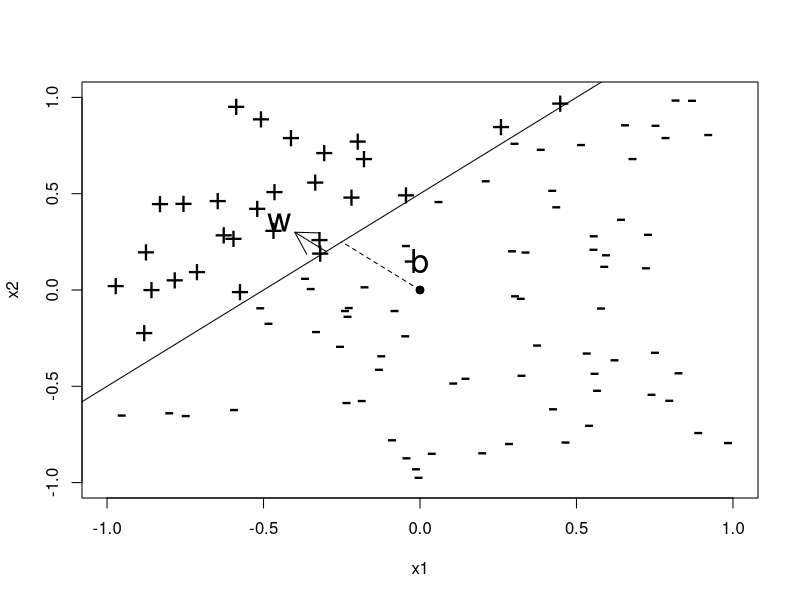
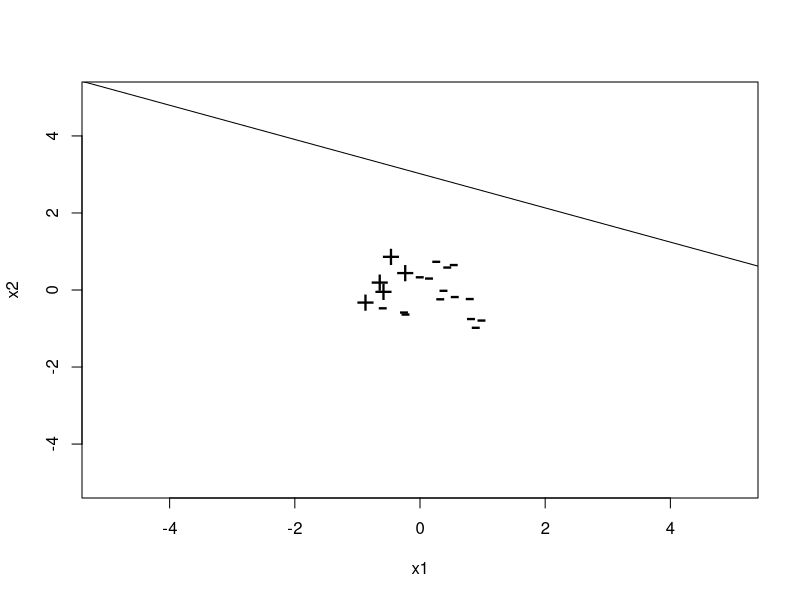
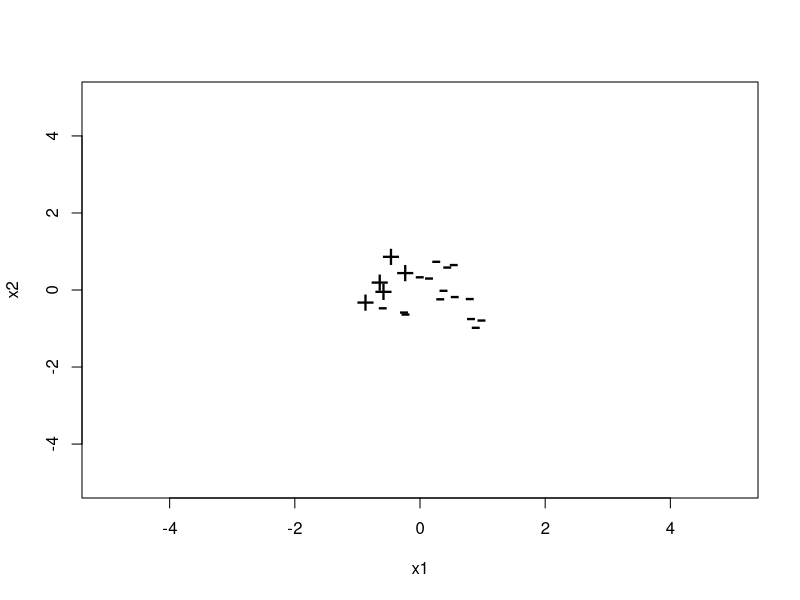
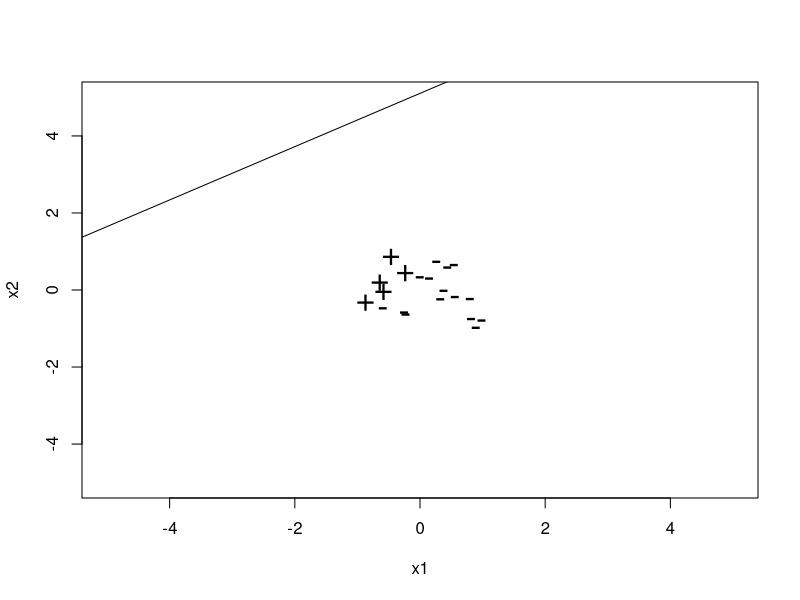
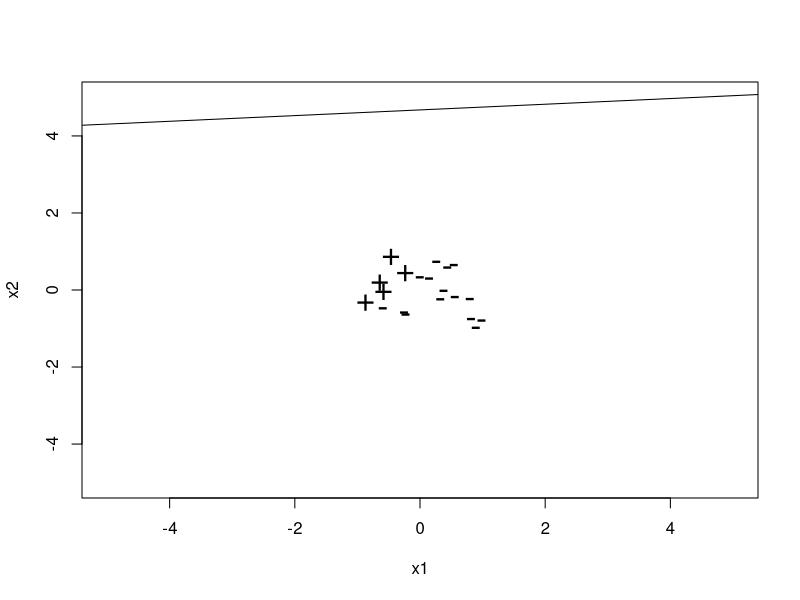
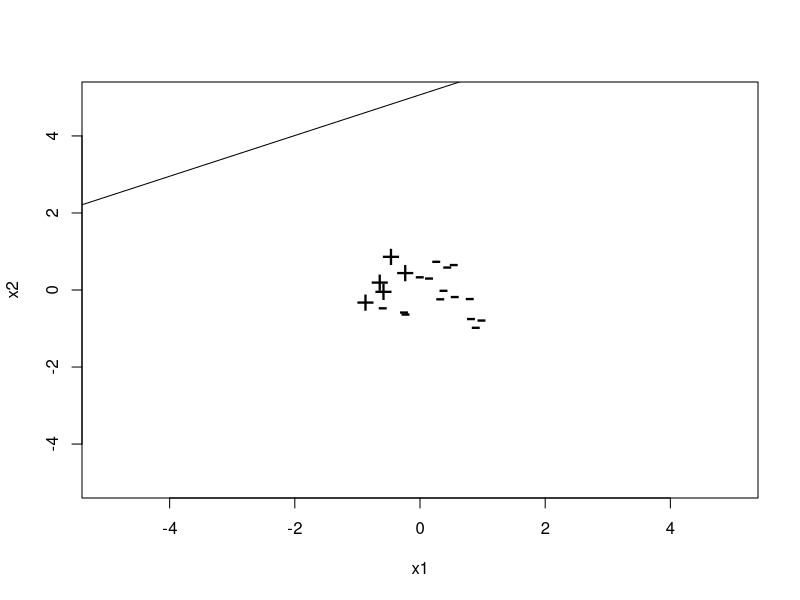
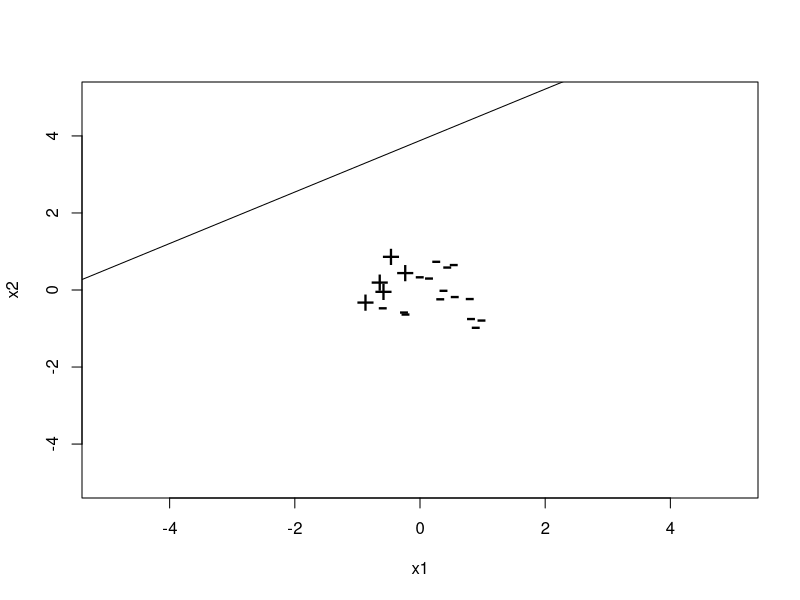
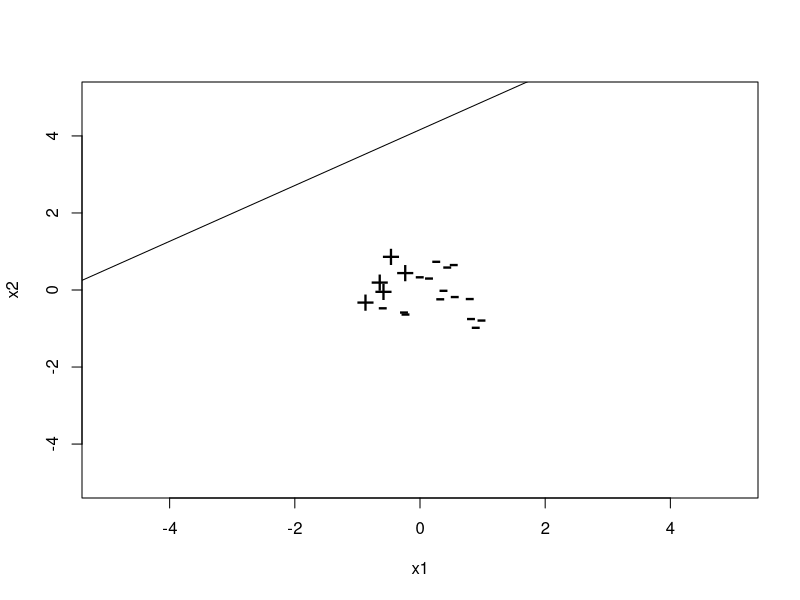

Write the R code that produced these figures, in order.
## ---- chunk 1
DistanceFromPlane = function(z, w, b) {
  sum(z * w) + b
}

ClassifyLinear = function(x, w, b) {
  distances = apply(x, 1, DistanceFromPlane, w, b)
  return(ifelse(distances < 0, -1, +1))
}

EuclideanNorm <- function(x) {
  return(sqrt(sum(x * x)))
}

PerceptronFunction <- function(x, y, learning.rate = 1) {
  w = vector(length = ncol(x)) # initialize w
  b = 0 # Initialize b
  iterations = 0 # count iterations
  R = max(apply(x, 1, EuclideanNorm))
  convergence = FALSE # to enter the while loop
  while (!convergence) {
    convergence = TRUE # hopes luck
    yc <- ClassifyLinear(x, w, b)
    for (i in 1:nrow(x)) {
      if (y[i] != yc[i]) {
        convergence <- FALSE
        w <- w + learning.rate * y[i] * x[i,]
        b <- b + learning.rate * y[i] * R^2  ## como b es la constante, es la que mas mueve con respecto
        iterations <- iterations + 1         ##  al origen
      }
    }
  }
s = EuclideanNorm(w)
return(list(w = w/s, b = b/s, steps = iterations))
}
## ---- chunk 2
# very easy
# x2 = x1 + 1/2
set.seed(1)
x1 <- runif(100,-1,1)
x2 <- runif(100,-1,1)
x <- cbind(x1,x2)
y <- ifelse(x2 > 0.5 + x1, +1, -1)

PlotData <- function(x, y) {
  plot(x, pch = ifelse(y > 0, "+", "-"), xlim = c(-1,1), ylim = c(-1,1), cex = 2)
  abline(0.5,1)
  points(c(0,0), c(0,0), pch = 19)
  lines(c(0,-0.25), c(0,0.25), lty = 2)
  arrows(-0.3, 0.2, -0.4, 0.3)
  text(-0.45, 0.35, "w", cex = 2)
  text(-0.0, 0.15, "b", cex = 2)
}

PlotData(x, y)
## ---- chunk 3
the_perceptron <- PerceptronFunction(x,y)
predicted_y <- ClassifyLinear(x, the_perceptron$w, the_perceptron$b)
# error
print(the_perceptron)
print(sum(abs(y - predicted_y)))
## ---- chunk 4
the_perceptron <- PerceptronFunction(x,y, learning.rate = .5)
predicted_y <- ClassifyLinear(x, the_perceptron$w, the_perceptron$b)
# error
print(the_perceptron)
print(sum(abs(y - predicted_y)))
## ---- chunk 5
the_perceptron <- PerceptronFunction(x,y, learning.rate = .01)
predicted_y <- ClassifyLinear(x, the_perceptron$w, the_perceptron$b)
# error
print(the_perceptron)
print(sum(abs(y - predicted_y)))
## ---- chunk 6
the_perceptron <- PerceptronFunction(x,y, learning.rate = .001)
predicted_y <- ClassifyLinear(x, the_perceptron$w, the_perceptron$b)
# error
print(the_perceptron)
print(sum(abs(y - predicted_y)))
## ---- chunk 7
the_perceptron <- PerceptronFunction(x,y, learning.rate = .000000001)
predicted_y <- ClassifyLinear(x, the_perceptron$w, the_perceptron$b)
# error
print(the_perceptron)
print(sum(abs(y - predicted_y)))
## ---- chunk 8
the_perceptron <- PerceptronFunction(x,y, learning.rate = .000000000000000000000000000000000001)
predicted_y <- ClassifyLinear(x, the_perceptron$w, the_perceptron$b)
# error
print(the_perceptron)
print(sum(abs(y - predicted_y)))
## ---- chunk 9
the_perceptron <- PerceptronFunction(x,y, learning.rate = .000000000000000000000000000000000001)
# error
print(the_perceptron)

## Slope value close to one?
round(the_perceptron$w[1]/(-the_perceptron$w[2]),1) == 1

## Intercept close to 0.5?
round(the_perceptron$b/(-the_perceptron$w[2]),1) == 0.5
## ---- chunk 10
# very easy
# x2 = x1 + 1/2
set.seed(1)
x1 <- runif(20,-1,1) ## only 20 because qe don't want too many of plots
x2 <- runif(20,-1,1)
x <- cbind(x1,x2)
y <- ifelse(x2 > 0.5 + x1, +1, -1)

## Modification of previously defined function so diferent lines are plotted 
PlotData2 <- function(x, y, b, w) {
  plot(x, pch = ifelse(y > 0, "+", "-"), xlim = c(-5,5), ylim = c(-5,5), cex = 2)
  abline(a = b,b = w)
}


PerceptronFunction2 <- function(x, y, learning.rate = 1) {
  w = vector(length = ncol(x)) # initialize w
  b = 0 # Initialize b
  iterations = 0 # count iterations
  R = max(apply(x, 1, EuclideanNorm))
  convergence = FALSE # to enter the while loop
  while (!convergence) {
    convergence = TRUE # hopes luck
    yc <- ClassifyLinear(x, w, b)
    for (i in 1:nrow(x)) {
      if (y[i] != yc[i]) {
        convergence <- FALSE
        w <- w + learning.rate * y[i] * x[i,]
        b <- b + learning.rate * y[i] * R^2  ## como b es la constante, es la que mas mueve con respecto
        iterations <- iterations + 1         ##  al origen
        PlotData2(x, y, -b/w[2], -w[1]/w[2])
      }
    }
  }
}
## ---- chunk 11
PerceptronFunction2(x, y)
## ---- chunk 12
## Calculating the cost function per iteration
PerceptronFunction3 <- function(x, y, learning.rate = 1) {
  w = vector(length = ncol(x)) # initialize w
  b = 0 # Initialize b
  iterations = 0 # count iterations
  R = max(apply(x, 1, EuclideanNorm))
  convergence = FALSE # to enter the while loop
  costFunctionPerIteration <- c() # initialize cost function
  while (!convergence) {
    convergence = TRUE # hopes luck
    yc <- ClassifyLinear(x, w, b)
    for (i in 1:nrow(x)) {
      if (y[i] != yc[i]) {
        convergence <- FALSE
        w <- w + learning.rate * y[i] * x[i,]
        b <- b + learning.rate * y[i] * R^2  ## como b es la constante, es la que mas mueve con respecto
        iterations <- iterations + 1         ##  al origen
        costFunctionPerIteration <- c(costFunctionPerIteration, sum(y != yc))
      }
    }
  }
costFunctionPerIteration <- c(costFunctionPerIteration, sum(y != yc)) ## once every point is correclty
return(costFunctionPerIteration)                                      ##   classified
}

plot(PerceptronFunction3(x, y), type = "l", ylab = "Cost Function", xlab = "Iteration", ylim = c(-1,max(PerceptronFunction3(x, y))))
abline(h = 0, col = "red")
